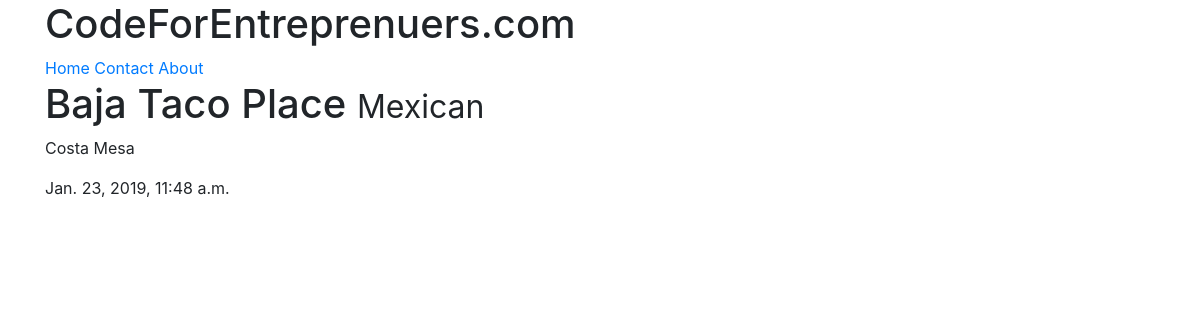
Page /restaurants/1/ on the committed database.
### restaurants/models.py (models this page shows, shortened)
class RestaurantLocation(models.Model):
    name         = models.CharField(max_length=120)
    location     = models.CharField(max_length=120, null=True, blank=True)
    category     = models.CharField(max_length=120, null=True, blank=True)
    timestamp    = models.DateTimeField(auto_now=True)

### restaurants/views.py (the view)
# urls.py: url(r'^restaurants/(?P<pk>\w+)/$', RestaurantDetailView.as_view()),
class RestaurantDetailView(DetailView):
    queryset = RestaurantLocation.objects.all()
    def get_context_data(self, *args, **kwargs):
        return super(RestaurantDetailView, self).get_context_data(*args, **kwargs)

### restaurants/templates/restaurants/restaurantlocation_detail.html (shortened to what this page needs)
{% extends "base.html" %}
{% block content %}
<h1> {{ object.name }} <small> {{ object.category }} </small> </h1>
<p> {{ object.location }} </p>
<p> {{ object.timestamp }}</p>
{% endblock content %}

### rows in the picture
RestaurantLocation: name "Baja Taco Place", category "Mexican", location "Costa Mesa", timestamp "Jan. 23, 2019, 11:48 a.m."
